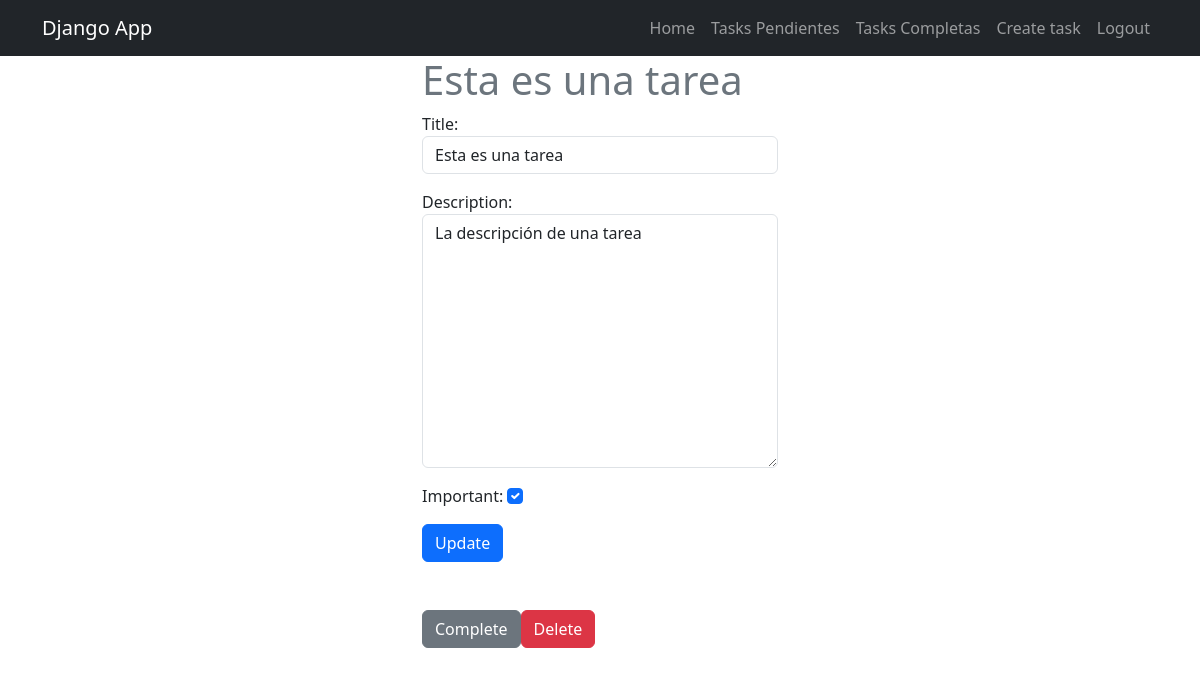
The page /tasks/2/ (signed in) on the database its author committed.
### tasks/models.py (models this page shows, shortened)
class Task(models.Model):
    title = models.CharField(max_length=100) #Define el campo título como un campo de texto de longitud máxima
    description = models.TextField(blank=True) # Define el campo de texto para la descripción
    created = models.DateTimeField(auto_now_add=True) # Define el campo de fecha y hora para la creación
    datecompleted = models.DateTimeField(null=True, blank=True) # Define el campo de fecha y hora para la fecha completada
    important = models.BooleanField(default=False) # Define el campo booleano para la importancia
    user = models.ForeignKey(User, on_delete=models.CASCADE) # Relación con el modelo 'User', indicando el propietario de la tarea.

### tasks/views.py (the view, shortened to what this page needs)
# urls.py: path('tasks/<int:task_id>/', views.task_detail, name='task_detail'),#URL para el detalle de una tarea específica.
@login_required
def task_detail(request,task_id):
    if request.method == 'GET':#Verifica si el método de la solicitud HTTP es GET. Esto indica que el usuario está solicitando ver la página de detalles de la tarea.
        task = get_object_or_404(Task, pk=task_id, user=request.user)
        form = TaskForm(instance=task)#Crea una instancia del formulario TaskForm con los datos de la tarea recuperada.
        return render(request, 'task_detail.html', {'task': task, 'form': form})#Función de Django que combina una plantilla con un contexto de datos y devuelve un objeto HttpResponse con el contenido renderizado.

### tasks/forms.py
class TaskForm(forms.ModelForm):
    class Meta:#Clase anidada dentro de TaskForm que define la configuración del formulario.
        model = Task
        fields = ['title', 'description', 'important']
        widgets = { #Especifica los widgets personalizados para cada campo del formulario.
            'title': forms.TimeInput(attrs={'class': 'form-control'}),
            'description': forms.Textarea(attrs={'class': 'form-control'}),
            'important': forms.CheckboxInput(attrs={'class': 'form-check-input text-center'}),
        }

### tasks/templates/task_detail.html (shortened to what this page needs)
{% extends 'base.html' %}
{% block content %}
<main class="container">
    <div class="row">
        <div class="col-md-4 offset-md-4">
            <h1 class="text-secondary">{{task.title}}</h1>
        <form action="" method="post">
            {{form.as_p}}
            <button class="btn btn-primary">
                Update
            </button>
        </form>
        <div class="mt-5 d-flex">
            <form action="{% url 'complete_task' task.id %}" method="post">
                <button class="btn btn-secondary">
                    Complete
                </button>
            </form>
            <form action="{% url 'delete_task' task.id %}" method="post">
                <button class="btn btn-danger">
                    Delete
                </button>
            </form>
        </div>
        </div>
    </div>
</main>
{% endblock %}

### rows shown on the page
Task: title "Esta es una tarea", description "La descripción de una tarea", important "☑"
